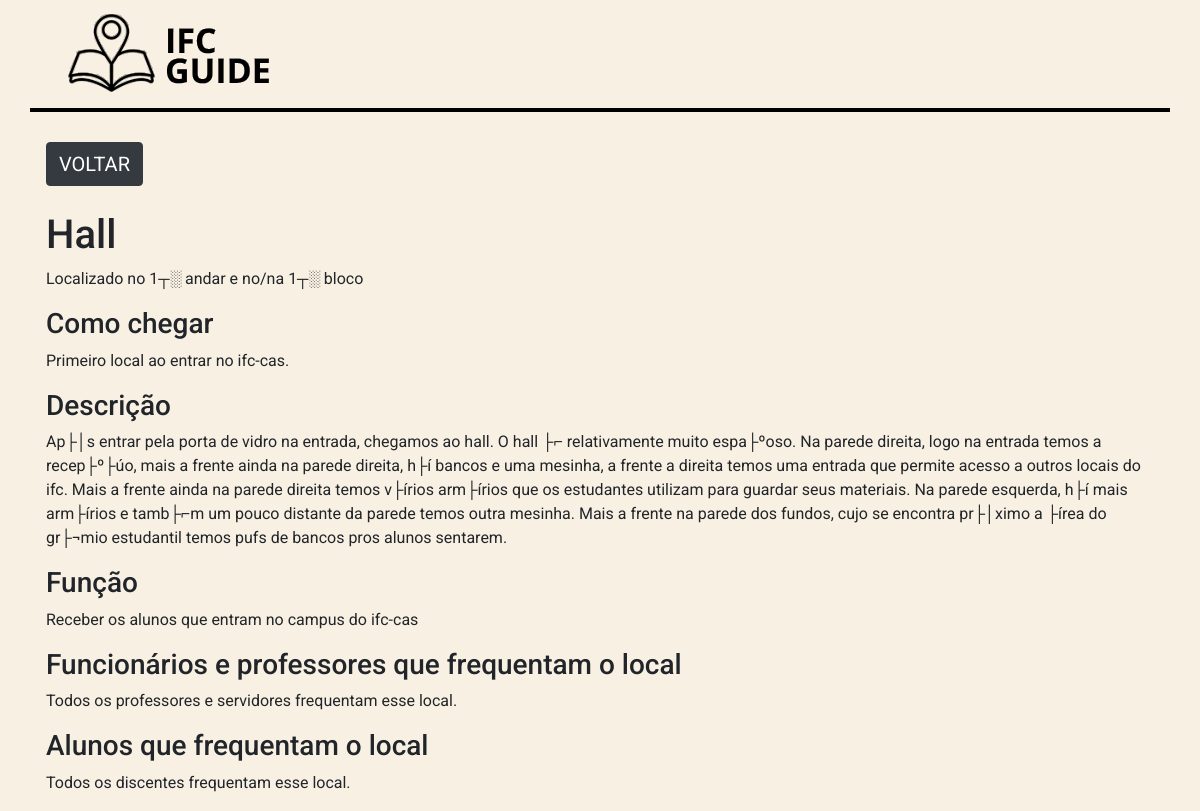
/views/local.php?id=9, run on the app's committed database.
### tables this page shows
CREATE TABLE `locais` (
  `id` int(11) NOT NULL AUTO_INCREMENT,
  `descricaofisica` varchar(1000) NOT NULL,
  `funcionarios` varchar(200) NOT NULL,
  `nome` varchar(45) NOT NULL,
  `funcao` varchar(200) NOT NULL,
  `idandar` int(11) NOT NULL,
  `bloco` varchar(20) NOT NULL,
  `alunos` varchar(200) NOT NULL,
  `rota` varchar(500) NOT NULL,
  PRIMARY KEY (`id`)
);

### views/local.php (the view, shortened to what this page needs)
<?php
require('../php/getusers.php');
require('header.php');
$id = filter_input(INPUT_GET, 'id', FILTER_DEFAULT);
$local = [];
if ($id) {
    $sql = $pdo->prepare("SELECT *, (select andar from andar where id = l.idandar limit 1) as andar FROM locais l WHERE id = :id ORDER BY l.nome ASC ");
    $sql->bindValue(':id', $id);
    $sql->execute();
    if ($sql->rowCount() > 0) {
        $local = $sql->fetch(PDO::FETCH_ASSOC);
    };
}
?>
<!DOCTYPE html>
<html lang="pt-br">
<head>
    <link rel="stylesheet" href="../assets/css/main.css" />
</head>
<body>
    <div class="container">
        <a class="back-button btn btn-dark" href="locais.php?id=<?= $local['idandar'] ?>">Voltar</a>
        <h1 class="local-titulo"><?= $local['nome']; ?></h1>
        <p class="regiao">Localizado no <?= $local['andar']; ?> e no/na <?= $local['bloco']; ?></p>
        <h3 class="titulo">Como chegar</h3>
        <p class="descricao-rota"><?= $local['rota']; ?> </p>
        <h3 class="titulo">Descrição</h3>
        <p class="descricao"><?= $local['descricaofisica']; ?></p>
        <h3 class="titulo">Função</h3>
        <p class="descricao"><?= $local['funcao']; ?></p>
        <h3 class="titulo">Funcionários e professores que frequentam o local</h3>
        <p class="descricao"><?= $local['funcionarios']; ?></p>
        <h3 class="titulo">Alunos que frequentam o local</h3>
        <p class="descricao"><?= $local['alunos']; ?></p>
    </div>
</body>
</html>

### assets/css/config.css (style rules this page uses)
:root { --primary: #2f9e41; --secondary: #C90C0F; --tertiary: #1E1E1E; --tertiary-light: #1f1a2b; }

### assets/css/global.css (style rules this page uses)
body, html { font-family: "Roboto", sans-serif; box-sizing: border-box; margin: 0px; padding: 0px; background-color: #F8F0E3; }
.back-button { margin-bottom: 25px; font-size: 20px; text-transform: uppercase; }

### data on the page
locais: nome "Hall", bloco "1┬░ bloco", rota "Primeiro local ao entrar no ifc-cas.", descricaofisica "Ap├│s entrar pela porta de vidro na entrada, chegamos ao hall. O hall ├⌐ relativamente muito espa├ºoso. Na parede direita, logo na entrada temos a recep├º├úo, mais a frente ainda na parede direita, h├í bancos e uma mesinha, a frente a direita temos uma entrada que permite acesso a outros locais do ifc. Mais a frente ainda na parede direita temos v├írios arm├írios que os estudantes utilizam para guardar seus materiais. Na parede esquerda, h├í mais arm├írios e tamb├⌐m um pouco distante da parede temos outra mesinha. Mais a frente na parede dos fundos, cujo se encontra pr├│ximo a ├írea do gr├¬mio estudantil temos pufs de bancos pros alunos sentarem.", funcao "Receber os alunos que entram no campus do ifc-cas", funcionarios "Todos os professores e servidores frequentam esse local.", alunos "Todos os discentes frequentam esse local."

### other printed values
$local['andar'] "1┬░ andar"
